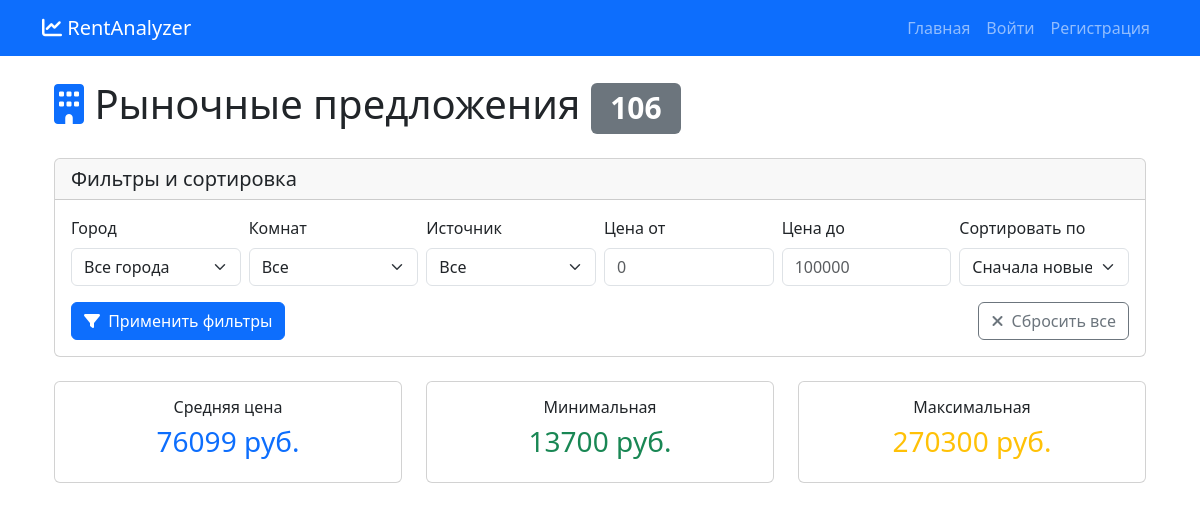
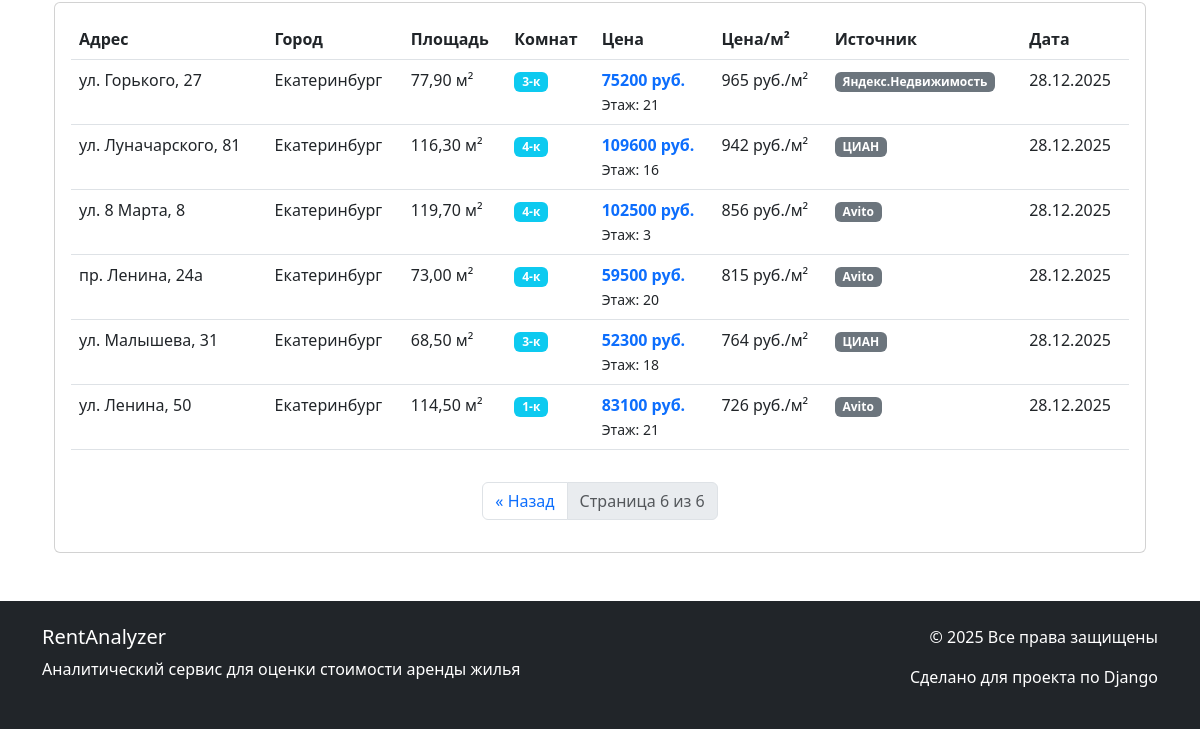
Before: /analyzer/market-offers/?page=6&city=&rooms=&source=&min_price=&max_price=&sort_by=date_desc with the older database file (2 pictures, top to bottom).
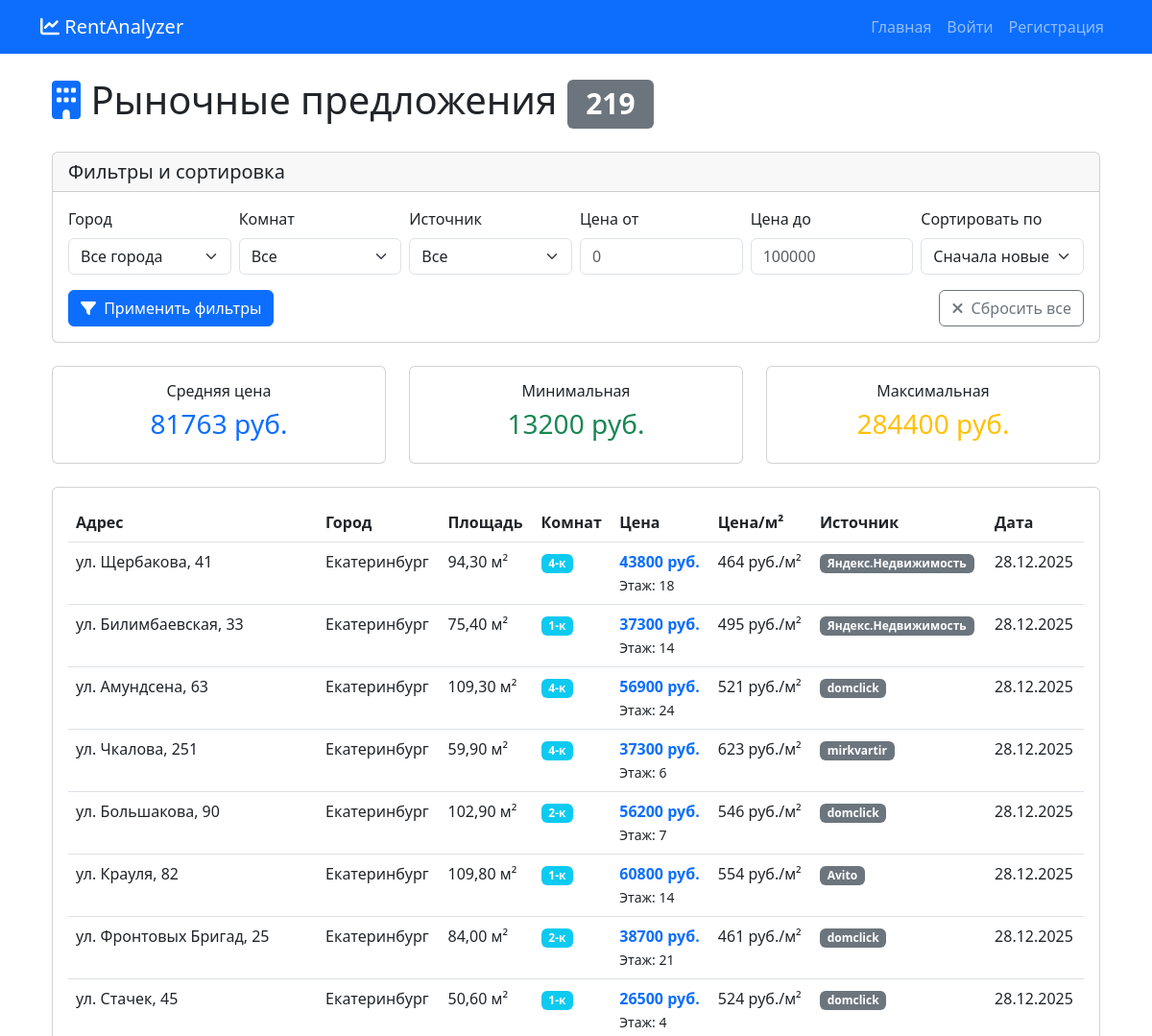
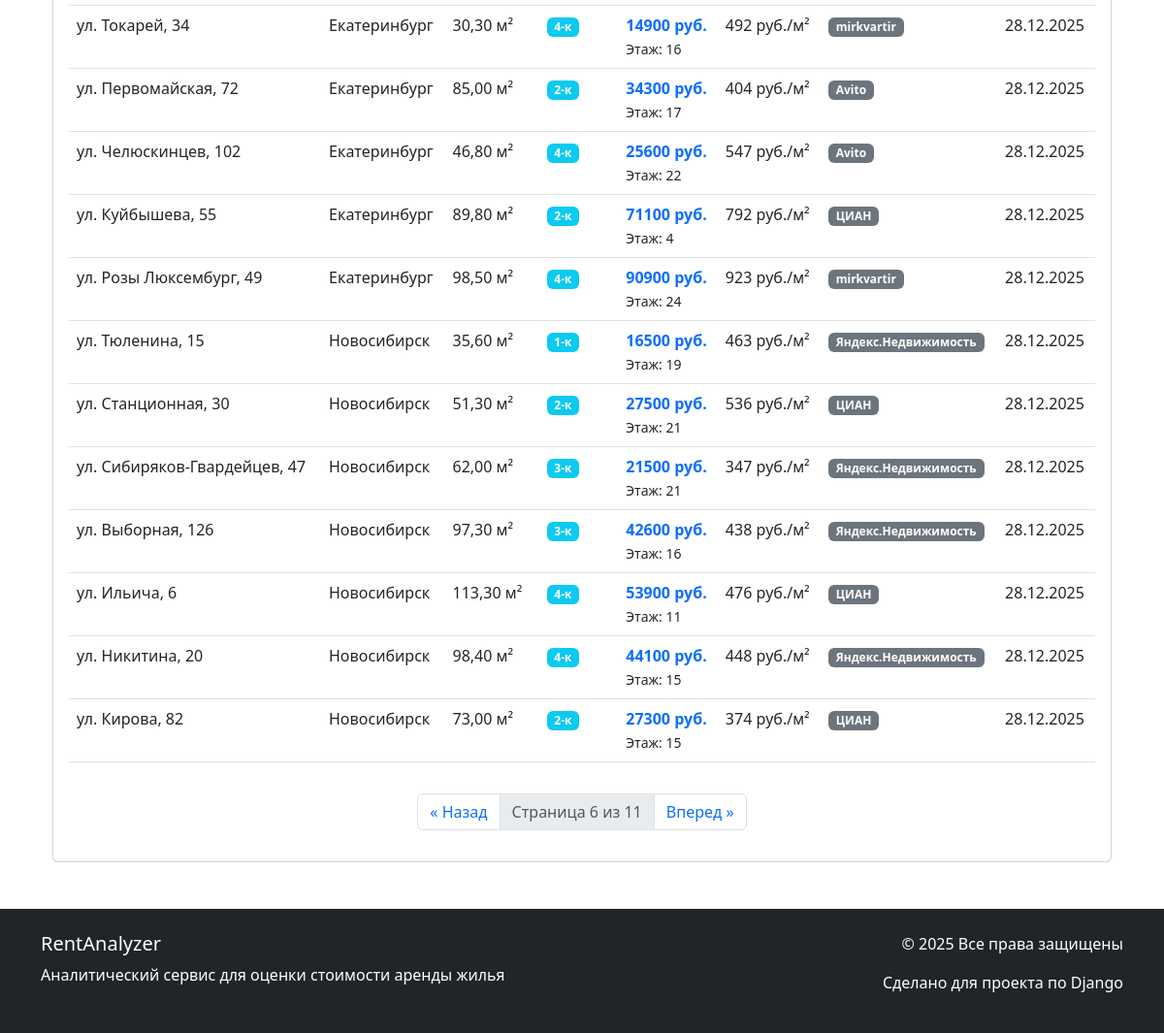
After: the same page with the newer database file (2 pictures, top to bottom).
### analyzer/models.py (models this page shows, shortened)
class MarketOffer(models.Model):
    SOURCE_CHOICES = [
        ('avito', 'Avito'),
        ('cian', 'ЦИАН'),
        ('yandex', 'Яндекс.Недвижимость'),
        ('mock', 'Тестовые данные'),
    ]
    city = models.ForeignKey(
        City,
        on_delete=models.CASCADE,
        verbose_name='Город',
        related_name='market_offers'
    )
    source = models.CharField(
        max_length=20,
        choices=SOURCE_CHOICES,
        default='mock',
        verbose_name='Источник данных'
    )
    external_id = models.CharField(
        max_length=100,
        verbose_name='Внешний ID',
        help_text='Идентификатор в исходной системе',
        blank=True
    )
    address = models.CharField(
        max_length=255,
        verbose_name='Адрес'
    )
    area = models.DecimalField(
        max_digits=6,
        decimal_places=2,
        verbose_name='Площадь (м²)'
    )
    rooms = models.IntegerField(
        verbose_name='Количество комнат'
    )
    floor = models.IntegerField(
        verbose_name='Этаж',
        blank=True,
        null=True,
        help_text='На каком этаже находится квартира'
    )
    price = models.DecimalField(
        max_digits=10,
        decimal_places=2,
        verbose_name='Цена аренды (руб./мес.)'
    )
    url = models.URLField(
        verbose_name='Ссылка на объявление',
        blank=True
    )
    is_active = models.BooleanField(
        default=True,
        verbose_name='Активно'
    )
    parsed_date = models.DateTimeField(
        auto_now_add=True,
        verbose_name='Дата получения данных'
    )
    additional_info = models.JSONField(
        verbose_name='Дополнительная информация',
        blank=True,
        null=True,
        help_text='Дополнительные параметры в JSON формате'
    )
    latitude = models.DecimalField(
        max_digits=9,
        decimal_places=6,
        verbose_name='Широта',
        blank=True,
        null=True,
        help_text='Географическая широта'
    )
    longitude = models.DecimalField(
        max_digits=9,
        decimal_places=6,
        verbose_name='Долгота',
        blank=True,
        null=True,
        help_text='Географическая долгота'
    )
    class Meta:
        verbose_name = 'Рыночное предложение'
        verbose_name_plural = 'Рыночные предложения'
        ordering = ['-parsed_date']
        indexes = [
            models.Index(fields=['city', 'rooms', 'area']),
            models.Index(fields=['price']),
            models.Index(fields=['is_active']),
        ]
    def price_per_sqm(self):
        if self.area > 0:
            return round(self.price / self.area, 2)
        return 0

class City(models.Model):
    name = models.CharField(
        max_length=100,
        verbose_name='Название города',
        unique=True
    )
    slug = models.SlugField(
        max_length=100,
        unique=False,
        verbose_name='URL-идентификатор',
        blank=True
    )
    latitude = models.DecimalField(
        max_digits=9,
        decimal_places=6,
        verbose_name='Широта',
        blank=True,
        null=True,
        help_text='Географическая широта центра города'
    )
    longitude = models.DecimalField(
        max_digits=9,
        decimal_places=6,
        verbose_name='Долгота',
        blank=True,
        null=True,
        help_text='Географическая долгота центра города'
    )
    avg_price_per_sqm = models.DecimalField(
        max_digits=10,
        decimal_places=2,
        verbose_name='Средняя цена за м² (руб.)',
        help_text='Средняя рыночная цена за квадратный метр'
    )
    population = models.IntegerField(
        verbose_name='Население',
        blank=True,
        null=True,
        help_text='Примерная численность населения'
    )
    description = models.TextField(
        verbose_name='Описание',
        blank=True,
        help_text='Краткое описание города, районов, инфраструктуры'
    )
    class Meta:
        verbose_name = 'Город'
        verbose_name_plural = 'Города'
        ordering = ['name']

### analyzer/views.py (the view)
# urls.py: path('market-offers/', views.MarketOffersListView.as_view(), name='market_offers'),
class MarketOffersListView(ListView):
    model = MarketOffer
    template_name = 'analyzer/market_offers.html'
    context_object_name = 'offers'
    paginate_by = 20
    def get_queryset(self):
        queryset = MarketOffer.objects.filter(is_active=True)
        city_id = self.request.GET.get('city')
        rooms = self.request.GET.get('rooms')
        source = self.request.GET.get('source')
        min_price = self.request.GET.get('min_price')
        max_price = self.request.GET.get('max_price')
        sort_by = self.request.GET.get('sort_by', '-parsed_date')  # Сортировка
        if city_id and city_id != 'all':
            queryset = queryset.filter(city_id=city_id)
        if rooms and rooms != 'all':
            queryset = queryset.filter(rooms=int(rooms))
        if source and source != 'all':
            queryset = queryset.filter(source=source)
        if min_price:
            try:
                queryset = queryset.filter(price__gte=float(min_price))
            except:
                pass
        if max_price:
            try:
                queryset = queryset.filter(price__lte=float(max_price))
            except:
                pass
        if sort_by == 'price_asc':
            queryset = queryset.order_by('price')
        elif sort_by == 'price_desc':
            queryset = queryset.order_by('-price')
        elif sort_by == 'area_asc':
            queryset = queryset.order_by('area')
        elif sort_by == 'area_desc':
            queryset = queryset.order_by('-area')
        elif sort_by == 'date_asc':
            queryset = queryset.order_by('parsed_date')
        else:  # date_desc или по умолчанию
            queryset = queryset.order_by('-parsed_date')
        return queryset
    def get_context_data(self, **kwargs):
        context = super().get_context_data(**kwargs)
        queryset = self.get_queryset()
        if queryset.exists():
            prices = [float(offer.price) for offer in queryset]
            context['avg_price'] = sum(prices) / len(prices)
            context['min_price'] = min(prices)
            context['max_price'] = max(prices)
        else:
            context['avg_price'] = 0
            context['min_price'] = 0
            context['max_price'] = 0
        context['total_offers'] = queryset.count()
        context['cities'] = City.objects.all()
        context['rooms_list'] = [1, 2, 3, 4, 5]
        context['sources'] = MarketOffer.SOURCE_CHOICES
        context['current_city'] = self.request.GET.get('city', '')
        context['current_rooms'] = self.request.GET.get('rooms', '')
        context['current_source'] = self.request.GET.get('source', '')
        context['current_min_price'] = self.request.GET.get('min_price', '')
        context['current_max_price'] = self.request.GET.get('max_price', '')
        context['current_sort'] = self.request.GET.get('sort_by', 'date_desc')
        return context

### templates/analyzer/market_offers.html (shortened to what the changed rows need)
{% extends 'base.html' %}
{% block content %}
<div class="container mt-4">
    <h1 class="mb-4">
        <i class="fas fa-building text-primary"></i> Рыночные предложения
        <span class="badge bg-secondary">{{ total_offers }}</span>
    </h1>
    <div class="row mb-4">
        <div class="col-md-4">
            <div class="card text-center">
                <div class="card-body">
                    <h6>Средняя цена</h6>
                    <h3 class="text-primary">{{ avg_price|floatformat:0 }} руб.</h3>
                </div>
            </div>
        </div>
        <div class="col-md-4">
            <div class="card text-center">
                <div class="card-body">
                    <h6>Минимальная</h6>
                    <h3 class="text-success">{{ min_price|floatformat:0 }} руб.</h3>
                </div>
            </div>
        </div>
        <div class="col-md-4">
            <div class="card text-center">
                <div class="card-body">
                    <h6>Максимальная</h6>
                    <h3 class="text-warning">{{ max_price|floatformat:0 }} руб.</h3>
                </div>
            </div>
        </div>
    </div>
    <div class="card">
        <div class="card-body">
            {% if offers %}
            <div class="table-responsive">
                <table class="table table-hover">
                    <thead>
                        <tr>
                            <th>Адрес</th>
                            <th>Город</th>
                            <th>Площадь</th>
                            <th>Комнат</th>
                            <th>Цена</th>
                            <th>Цена/м²</th>
                            <th>Источник</th>
                            <th>Дата</th>
                        </tr>
                    </thead>
                    <tbody>
                        {% for offer in offers %}
                        <tr>
                            <td>{{ offer.address|truncatechars:30 }}</td>
                            <td>{{ offer.city.name }}</td>
                            <td>{{ offer.area }} м²</td>
                            <td>
                                <span class="badge bg-info">{{ offer.rooms }}-к</span>
                            </td>
                            <td>
                                <strong class="text-primary">{{ offer.price|floatformat:0 }} руб.</strong>
                                {% if offer.floor %}
                                <br><small>Этаж: {{ offer.floor }}</small>
                                {% endif %}
                            </td>
                            <td>{{ offer.price_per_sqm|floatformat:0 }} руб./м²</td>
                            <td>
                                <span class="badge bg-secondary">{{ offer.get_source_display }}</span>
                            </td>
                            <td>{{ offer.parsed_date|date:"d.m.Y" }}</td>
                        </tr>
                        {% endfor %}
                    </tbody>
                </table>
            </div>
            {% if is_paginated %}
            <nav class="mt-3">
                <ul class="pagination justify-content-center">
                    {% if page_obj.has_previous %}
                    <li class="page-item">
                        <a class="page-link"
                           href="?page={{ page_obj.previous_page_number }}&city={{ current_city }}&rooms={{ current_rooms }}&source={{ current_source }}&min_price={{ current_min_price }}&max_price={{ current_max_price }}&sort_by={{ current_sort }}">
                            &laquo; Назад
                        </a>
                    </li>
                    {% endif %}
                    <li class="page-item disabled">
                        <span class="page-link">
                            Страница {{ page_obj.number }} из {{ page_obj.paginator.num_pages }}
                        </span>
                    </li>
                    {% if page_obj.has_next %}
                    <li class="page-item">
                        <a class="page-link"
                           href="?page={{ page_obj.next_page_number }}&city={{ current_city }}&rooms={{ current_rooms }}&source={{ current_source }}&min_price={{ current_min_price }}&max_price={{ current_max_price }}&sort_by={{ current_sort }}">
                            Вперед &raquo;
                        </a>
                    </li>
                    {% endif %}
                </ul>
            </nav>
            {% endif %}
            {% endif %}
        </div>
    </div>
</div>
{% endblock %}

Changed rows visible on the page:
no longer on this page (row unchanged): MarketOffer: address "ул. Горького, 27", city.name "Екатеринбург", area "77,90", rooms "3", price "75200", floor "21", price_per_sqm "965", source "Яндекс.Недвижимость", parsed_date "28.12.2025"
no longer on this page (row unchanged): MarketOffer: address "ул. Луначарского, 81", city.name "Екатеринбург", area "116,30", rooms "4", price "109600", floor "16", price_per_sqm "942", source "ЦИАН", parsed_date "28.12.2025"
no longer on this page (row unchanged): MarketOffer: address "ул. 8 Марта, 8", city.name "Екатеринбург", area "119,70", rooms "4", price "102500", floor "3", price_per_sqm "856", source "Avito", parsed_date "28.12.2025"
no longer on this page (row unchanged): MarketOffer: address "пр. Ленина, 24а", city.name "Екатеринбург", area "73,00", rooms "4", price "59500", floor "20", price_per_sqm "815", source "Avito", parsed_date "28.12.2025"
no longer on this page (row unchanged): MarketOffer: address "ул. Малышева, 31", city.name "Екатеринбург", area "68,50", rooms "3", price "52300", floor "18", price_per_sqm "764", source "ЦИАН", parsed_date "28.12.2025"
no longer on this page (row unchanged): MarketOffer: address "ул. Ленина, 50", city.name "Екатеринбург", area "114,50", rooms "1", price "83100", floor "21", price_per_sqm "726", source "Avito", parsed_date "28.12.2025"
added MarketOffer: address "ул. Щербакова, 41", city.name "Екатеринбург", area "94,30", rooms "4", price "43800", floor "18", price_per_sqm "464", source "Яндекс.Недвижимость", parsed_date "28.12.2025"
added MarketOffer: address "ул. Билимбаевская, 33", city.name "Екатеринбург", area "75,40", rooms "1", price "37300", floor "14", price_per_sqm "495", source "Яндекс.Недвижимость", parsed_date "28.12.2025"
added MarketOffer: address "ул. Амундсена, 63", city.name "Екатеринбург", area "109,30", rooms "4", price "56900", floor "24", price_per_sqm "521", source "domclick", parsed_date "28.12.2025"
added MarketOffer: address "ул. Чкалова, 251", city.name "Екатеринбург", area "59,90", rooms "4", price "37300", floor "6", price_per_sqm "623", source "mirkvartir", parsed_date "28.12.2025"
added MarketOffer: address "ул. Большакова, 90", city.name "Екатеринбург", area "102,90", rooms "2", price "56200", floor "7", price_per_sqm "546", source "domclick", parsed_date "28.12.2025"
added MarketOffer: address "ул. Крауля, 82", city.name "Екатеринбург", area "109,80", rooms "1", price "60800", floor "14", price_per_sqm "554", source "Avito", parsed_date "28.12.2025"
added MarketOffer: address "ул. Фронтовых Бригад, 25", city.name "Екатеринбург", area "84,00", rooms "2", price "38700", floor "21", price_per_sqm "461", source "domclick", parsed_date "28.12.2025"
added MarketOffer: address "ул. Стачек, 45", city.name "Екатеринбург", area "50,60", rooms "1", price "26500", floor "4", price_per_sqm "524", source "domclick", parsed_date "28.12.2025"
added MarketOffer: address "ул. Токарей, 34", city.name "Екатеринбург", area "30,30", rooms "4", price "14900", floor "16", price_per_sqm "492", source "mirkvartir", parsed_date "28.12.2025"
added MarketOffer: address "ул. Первомайская, 72", city.name "Екатеринбург", area "85,00", rooms "2", price "34300", floor "17", price_per_sqm "404", source "Avito", parsed_date "28.12.2025"
added MarketOffer: address "ул. Челюскинцев, 102", city.name "Екатеринбург", area "46,80", rooms "4", price "25600", floor "22", price_per_sqm "547", source "Avito", parsed_date "28.12.2025"
added MarketOffer: address "ул. Куйбышева, 55", city.name "Екатеринбург", area "89,80", rooms "2", price "71100", floor "4", price_per_sqm "792", source "ЦИАН", parsed_date "28.12.2025"
added MarketOffer: address "ул. Розы Люксембург, 49", city.name "Екатеринбург", area "98,50", rooms "4", price "90900", floor "24", price_per_sqm "923", source "mirkvartir", parsed_date "28.12.2025"
now on this page (row unchanged): MarketOffer: address "ул. Тюленина, 15", city.name "Новосибирск", area "35,60", rooms "1", price "16500", floor "19", price_per_sqm "463", source "Яндекс.Недвижимость", parsed_date "28.12.2025"
now on this page (row unchanged): MarketOffer: address "ул. Станционная, 30", city.name "Новосибирск", area "51,30", rooms "2", price "27500", floor "21", price_per_sqm "536", source "ЦИАН", parsed_date "28.12.2025"
now on this page (row unchanged): MarketOffer: address "ул. Сибиряков-Гвардейцев, 47", city.name "Новосибирск", area "62,00", rooms "3", price "21500", floor "21", price_per_sqm "347", source "Яндекс.Недвижимость", parsed_date "28.12.2025"
now on this page (row unchanged): MarketOffer: address "ул. Выборная, 126", city.name "Новосибирск", area "97,30", rooms "3", price "42600", floor "16", price_per_sqm "438", source "Яндекс.Недвижимость", parsed_date "28.12.2025"
now on this page (row unchanged): MarketOffer: address "ул. Ильича, 6", city.name "Новосибирск", area "113,30", rooms "4", price "53900", floor "11", price_per_sqm "476", source "ЦИАН", parsed_date "28.12.2025"
now on this page (row unchanged): MarketOffer: address "ул. Никитина, 20", city.name "Новосибирск", area "98,40", rooms "4", price "44100", floor "15", price_per_sqm "448", source "Яндекс.Недвижимость", parsed_date "28.12.2025"
now on this page (row unchanged): MarketOffer: address "ул. Кирова, 82", city.name "Новосибирск", area "73,00", rooms "2", price "27300", floor "15", price_per_sqm "374", source "ЦИАН", parsed_date "28.12.2025"
Other visible differences:
{{ total_offers }}: "106" → "219"
{{ avg_price|floatformat:0 }}: "76099" → "81763"
{{ min_price|floatformat:0 }}: "13700" → "13200"
{{ max_price|floatformat:0 }}: "270300" → "284400"
{{ page_obj.paginator.num_pages }}: "6" → "11"
text now shown: "Вперед »"
